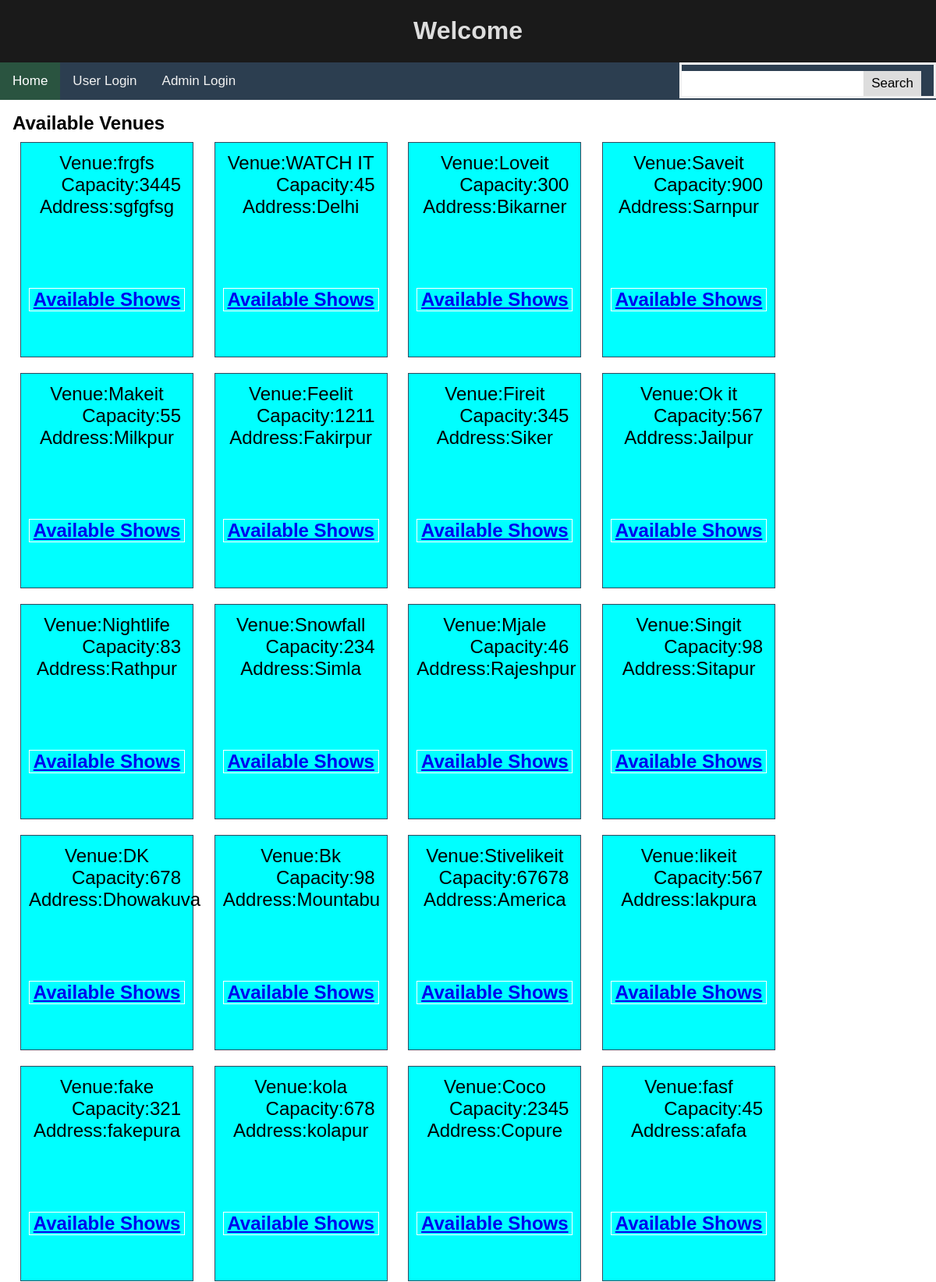
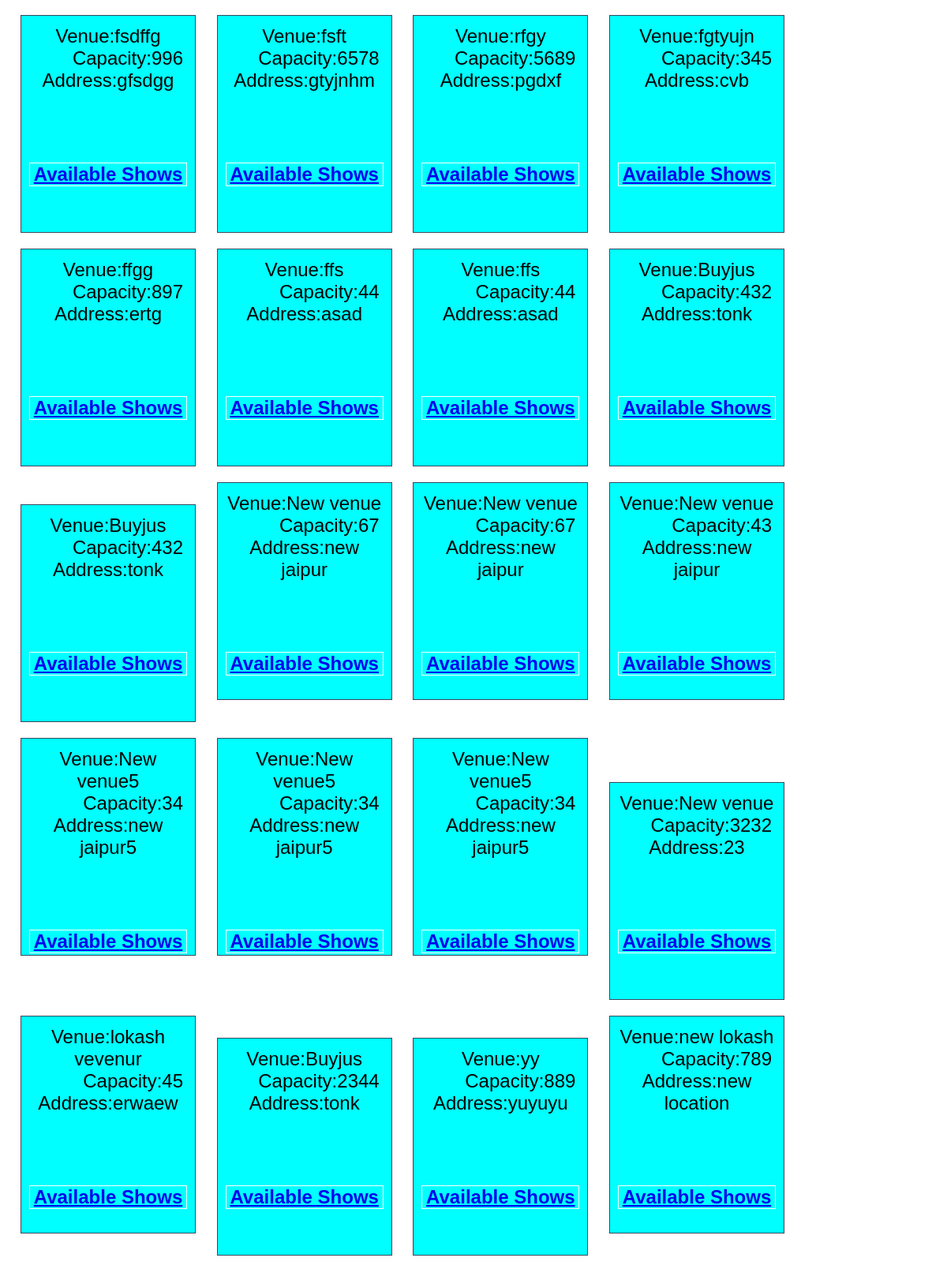
The page / (upper part) on the database its author committed (2 pictures, top to bottom).
### main.py (models this page shows)
class Venue(db.Model):
    __talbename__='venue'
    venue_id=db.Column(db.Integer,nullable=False,primary_key=True)
    venue_name=db.Column(db.String,nullable=False)
    venue_capacity=db.Column(db.Integer, nullable=False)
    venue_location=db.Column(db.String, nullable=False)
    shows=db.relationship("Show", backref="venue",secondary="venue_show")

### main.py (the view)
@app.route('/',methods=["GET","POST"])
def home():
    venues=Venue.query.all()
    return render_template("home.html",venues=venues)

### templates/home.html (shortened to what this page needs)
<!DOCTYPE html>
<html>
    <head>
        <link rel="stylesheet" type="text/css" href="{{url_for('static',filename='css/style.css')}}">
    </head>
<body>
    <div class="new">
        <h1>Welcome </h1>
    </div>
    <div class="topnav">
        <a class="active", href="#">Home</a>
        <a  href="/user/login">User Login</a>
        <a  href="/admin/login">Admin Login</a>
        <div class="search-container">
            <form method="POST" action="/search">
                <input type="text", name="search",placeholder="Venues location,show tags,rating">
                <button type="submit">Search</button>
            </form>
          </div>
    </div>
    <div class="show">
      <b>Available Venues</b>
      <div>
        {%for venue in venues%}
        <div class="venue-container" >
          <div class="venue-name" >Venue:{{venue["venue_name"]}}</div>
          <div class="capacity">Capacity:{{venue["venue_capacity"]}}</div>
          <div class="venuelocation">Address:{{venue["venue_location"]}}</div>
          <div  class="available-show"  style="color: #ff0000;" ><a  href="/shows/{{venue['venue_id']}}"><b >Available Shows</b></a></div>
        </div>
        {%endfor%}
      </div>
    </div>
</body>
</html>

### static/css/style.css (style rules this page uses)
body { margin: 0; font-family: Arial, Helvetica, sans-serif; }
.new { overflow: hidden; background-color: #1a1a1a; text-align: center; -webkit-text-fill-color: #ddd; }
.topnav { overflow: hidden; background-color: #2C3E50; }
.topnav a { float: left; color: #f2f2f2; text-align: center; padding: 14px 16px; text-decoration: none; font-size: 17px; }
.topnav a.active { background-color: #25aa0434; color: white; }
.topnav .search-container { float: right; }
.topnav input[type=text] { padding: 6px; margin-top: 8px; font-size: 17px; border: salmon; }
.topnav .search-container button { float: right; padding: 6px 10px; margin-top: 8px; margin-right: 16px; background: #ddd; font-size: 17px; border: none; cursor: pointer }
.show { padding: 16px; text-align: left; font-size: x-large; }
.venue-container { background-color: aqua; display: inline-block; font-style: normal; padding: 12px 10px; margin: 10px; width: 200px; text-align: center; position: relative; height: 250px; border: 1px solid #34495E; }
.available-show { margin: 45% 0%; border: .5px solid white; }
form { border: 3px solid #f1f1f1; }
.capacity { text-align: right; margin: 0px 5px; }

### rows shown on the page
Venue: venue_name "frgfs", venue_capacity "3445", venue_location "sgfgfsg"
Venue: venue_name "WATCH IT", venue_capacity "45", venue_location "Delhi"
Venue: venue_name "Loveit", venue_capacity "300", venue_location "Bikarner"
Venue: venue_name "Saveit", venue_capacity "900", venue_location "Sarnpur"
Venue: venue_name "Makeit", venue_capacity "55", venue_location "Milkpur"
Venue: venue_name "Feelit", venue_capacity "1211", venue_location "Fakirpur"
Venue: venue_name "Fireit", venue_capacity "345", venue_location "Siker"
Venue: venue_name "Ok it", venue_capacity "567", venue_location "Jailpur"
Venue: venue_name "Nightlife", venue_capacity "83", venue_location "Rathpur"
Venue: venue_name "Snowfall", venue_capacity "234", venue_location "Simla"
Venue: venue_name "Mjale", venue_capacity "46", venue_location "Rajeshpur"
Venue: venue_name "Singit", venue_capacity "98", venue_location "Sitapur"
Venue: venue_name "DK", venue_capacity "678", venue_location "Dhowakuva"
Venue: venue_name "Bk", venue_capacity "98", venue_location "Mountabu"
Venue: venue_name "Stivelikeit", venue_capacity "67678", venue_location "America"
Venue: venue_name "likeit", venue_capacity "567", venue_location "lakpura"
Venue: venue_name "fake", venue_capacity "321", venue_location "fakepura"
Venue: venue_name "kola", venue_capacity "678", venue_location "kolapur"
Venue: venue_name "Coco", venue_capacity "2345", venue_location "Copure"
Venue: venue_name "fasf", venue_capacity "45", venue_location "afafa"
Venue: venue_name "fsdffg", venue_capacity "996", venue_location "gfsdgg"
Venue: venue_name "fsft", venue_capacity "6578", venue_location "gtyjnhm"
Venue: venue_name "rfgy", venue_capacity "5689", venue_location "pgdxf"
Venue: venue_name "fgtyujn", venue_capacity "345", venue_location "cvb"
Venue: venue_name "ffgg", venue_capacity "897", venue_location "ertg"
Venue: venue_name "ffs", venue_capacity "44", venue_location "asad"
Venue: venue_name "ffs", venue_capacity "44", venue_location "asad"
Venue: venue_name "Buyjus", venue_capacity "432", venue_location "tonk"
Venue: venue_name "Buyjus", venue_capacity "432", venue_location "tonk"
Venue: venue_name "New venue", venue_capacity "67", venue_location "new jaipur"
Venue: venue_name "New venue", venue_capacity "67", venue_location "new jaipur"
Venue: venue_name "New venue", venue_capacity "43", venue_location "new jaipur"
Venue: venue_name "New venue5", venue_capacity "34", venue_location "new jaipur5"
Venue: venue_name "New venue5", venue_capacity "34", venue_location "new jaipur5"
Venue: venue_name "New venue5", venue_capacity "34", venue_location "new jaipur5"
Venue: venue_name "New venue", venue_capacity "3232", venue_location "23"
Venue: venue_name "lokash vevenur", venue_capacity "45", venue_location "erwaew"
Venue: venue_name "Buyjus", venue_capacity "2344", venue_location "tonk"
Venue: venue_name "yy", venue_capacity "889", venue_location "yuyuyu"
Venue: venue_name "new lokash", venue_capacity "789", venue_location "new location"
